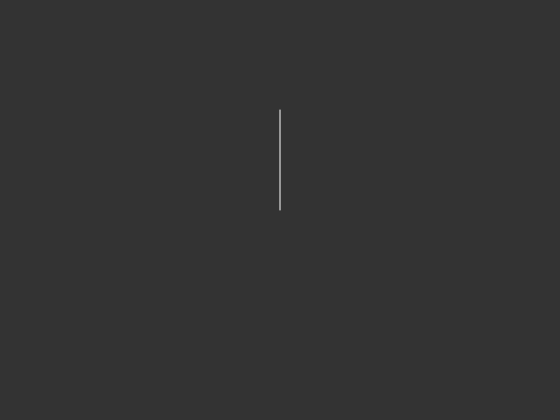
Frame 1 (no input)
Frame 60 (no input): identical to frame 1, image omitted
Frame 120 (the mouse pressed at the canvas centre since frame 60): identical to frame 1, image omitted

The p5.js sketch that drew this single still picture (run headless with seeded random() and noise() and a simulated clock; from frame 60 on, the mouse is pressed at the canvas centre):

// p5.js sketch
// ── sketch.js
var roots;
var lastGeneratedBranches;
var mid;

var btnNewBranch, sldBranches;
var btnClear, sldStartLength, sldRootAmount;
var controlClass = "control-default";
var containerClass = "control-container";

function setup() {
	var factor = 0.7;
	createCanvas(displayWidth*factor, displayHeight*factor,P2D);
	mid = createVector(width / 2, height/2);
	
	constructUI();
	createRoots();
}
function draw() {
	background(51);

	for(var root of roots){
		root.show();
	}
}

function addNewBranches(){
	var temp = new Array();
	for(var branch of lastGeneratedBranches){
		var newLastBranches = branch.generate(sldBranches.value());
		for(var newLast of newLastBranches){
			temp.push(newLast);
		}
	}
	lastGeneratedBranches = temp;
}
function clearFractalTree(){
	createRoots();
}
function createRoots(){
	var rootAmount = sldRootAmount.value();
	var rootLength = sldStartLength.value();
	var rotateAngle = TWO_PI/rootAmount;
	roots = new Array();
	for(var i = 1;i <= rootAmount;i++){
		var begin = mid.copy();
		var end = mid.copy().sub(0, rootLength/2);
		var dir = end.sub(begin);
		dir.normalize();
		dir.rotate(rotateAngle*i);
		dir.mult(sldStartLength.value());
		end = p5.Vector.add(begin, dir);
		roots.push(new Branch(begin, end, null));
	}
	lastGeneratedBranches = roots;
}

function constructUI(){
	btnNewBranch = createButton("Neue Abzweigungen");
	btnNewBranch.mousePressed(addNewBranches);
	btnNewBranch.class(controlClass);
	
	sldBranches = createSlider(2,4,2,1);
	sldBranches.class(controlClass);
	
	var container = createDiv('');
	container.class(containerClass);
	container.child(btnNewBranch);
	container.child(sldBranches);
	
	btnClear = createButton("Neu beginnen");
	btnClear.mousePressed(clearFractalTree);
	btnClear.class(controlClass);
	
	sldStartLength = createSlider(10,200, 100, 1);
	sldStartLength.class(controlClass);
	
	sldRootAmount = createSlider(1,3,1,1);
	sldRootAmount.class(controlClass);
	
	container = createDiv('');
	container.class(containerClass);
	container.child(btnClear);
	container.child(sldStartLength);
	container.child(sldRootAmount);
}



// ── branch.js
function Branch(begin, end, parent) {
	this.begin = begin;
	this.end = end;
	this.lengthFactor = 0.8;

	this.subBranches = new Array();
	this.parent = parent;

	this.show = function() {
		stroke(255);
		line(this.begin.x, this.begin.y, this.end.x, this.end.y);
		for(var subbranch of this.subBranches){
			subbranch.show();
		}
	};

	this.generate = function(subBranchAmount){
		for(var i = 1; i <=subBranchAmount;i++){
			var rotateAngle = this.getRotateAngle(i, subBranchAmount);
			var dir = p5.Vector.sub(this.end, this.begin);
			dir.rotate(rotateAngle);
			dir.mult(this.lengthFactor);
			var newEnd = p5.Vector.add(this.end, dir);
			this.subBranches.push(new Branch(this.end, newEnd, this));
		}
		return this.subBranches;
	};
	
	this.getRotateAngle = function(current, max){
		var angleFraction;
		switch(max){
			case 2: 
				if(current == 1){
					angleFraction = 4;
				}else{
					angleFraction = -4;
				} break;
			case 3: 
				if(current == 1){
					angleFraction = 4;
				}else if(current == 2){
					angleFraction = -4;
				}else{
					angleFraction = 0.5;
				} break;
			case 4:  
				if(current == 1){
					angleFraction = -3;
				}else if(current == 2){
					angleFraction = -6;
				}else if(current == 3){
					angleFraction = 6;
				}else{
					angleFraction = 3;
				} break;
			default: 
		}
		return (PI / angleFraction);
	};
}
